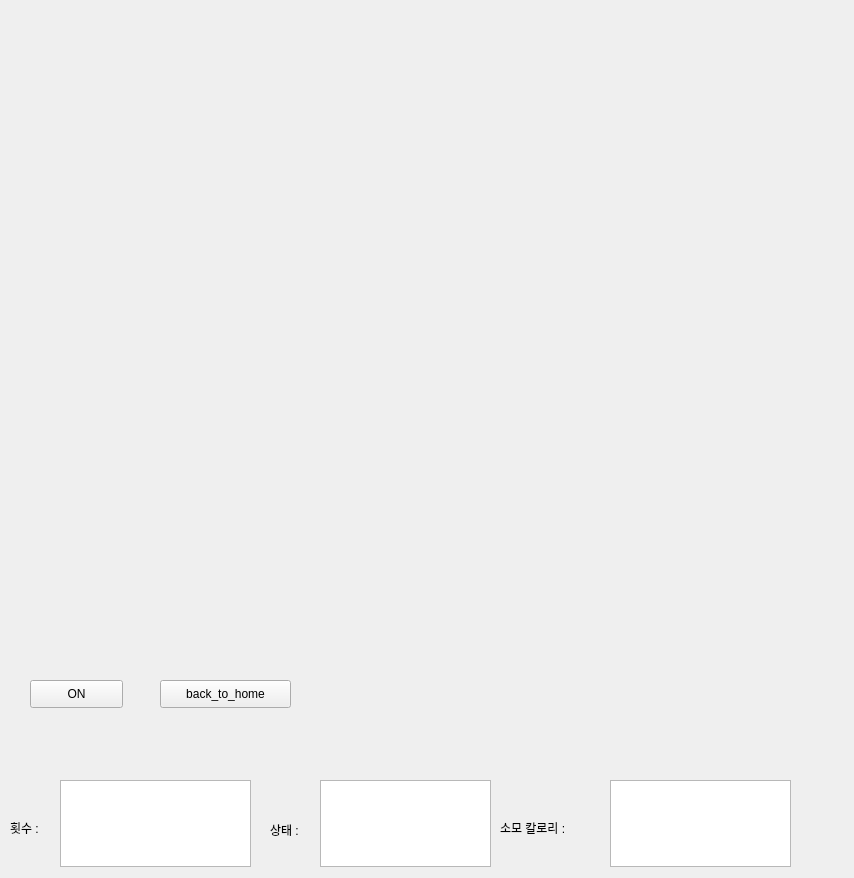
<?xml version="1.0" encoding="UTF-8"?>
<ui version="4.0">
 <class>Form</class>
 <widget class="QWidget" name="Form">
  <property name="geometry">
   <rect>
    <x>0</x>
    <y>0</y>
    <width>854</width>
    <height>878</height>
   </rect>
  </property>
  <property name="windowTitle">
   <string>Form</string>
  </property>
  <widget class="QPushButton" name="backhome">
   <property name="geometry">
    <rect>
     <x>160</x>
     <y>680</y>
     <width>131</width>
     <height>28</height>
    </rect>
   </property>
   <property name="text">
    <string>back_to_home</string>
   </property>
  </widget>
  <widget class="QPushButton" name="on">
   <property name="geometry">
    <rect>
     <x>30</x>
     <y>680</y>
     <width>93</width>
     <height>28</height>
    </rect>
   </property>
   <property name="text">
    <string>ON</string>
   </property>
  </widget>
  <widget class="QLabel" name="label">
   <property name="geometry">
    <rect>
     <x>20</x>
     <y>20</y>
     <width>341</width>
     <height>221</height>
    </rect>
   </property>
   <property name="text">
    <string/>
   </property>
  </widget>
  <widget class="QTextEdit" name="count_">
   <property name="geometry">
    <rect>
     <x>60</x>
     <y>780</y>
     <width>191</width>
     <height>87</height>
    </rect>
   </property>
  </widget>
  <widget class="QTextEdit" name="status_">
   <property name="geometry">
    <rect>
     <x>320</x>
     <y>780</y>
     <width>171</width>
     <height>87</height>
    </rect>
   </property>
  </widget>
  <widget class="QTextEdit" name="conume_">
   <property name="geometry">
    <rect>
     <x>610</x>
     <y>780</y>
     <width>181</width>
     <height>87</height>
    </rect>
   </property>
  </widget>
  <widget class="QLabel" name="label_2">
   <property name="geometry">
    <rect>
     <x>10</x>
     <y>820</y>
     <width>41</width>
     <height>16</height>
    </rect>
   </property>
   <property name="text">
    <string>횟수 :</string>
   </property>
  </widget>
  <widget class="QLabel" name="label_3">
   <property name="geometry">
    <rect>
     <x>270</x>
     <y>820</y>
     <width>41</width>
     <height>20</height>
    </rect>
   </property>
   <property name="text">
    <string>상태 :</string>
   </property>
  </widget>
  <widget class="QLabel" name="label_4">
   <property name="geometry">
    <rect>
     <x>500</x>
     <y>820</y>
     <width>111</width>
     <height>16</height>
    </rect>
   </property>
   <property name="text">
    <string>소모 칼로리 :</string>
   </property>
  </widget>
 </widget>
 <resources/>
 <connections/>
</ui>
